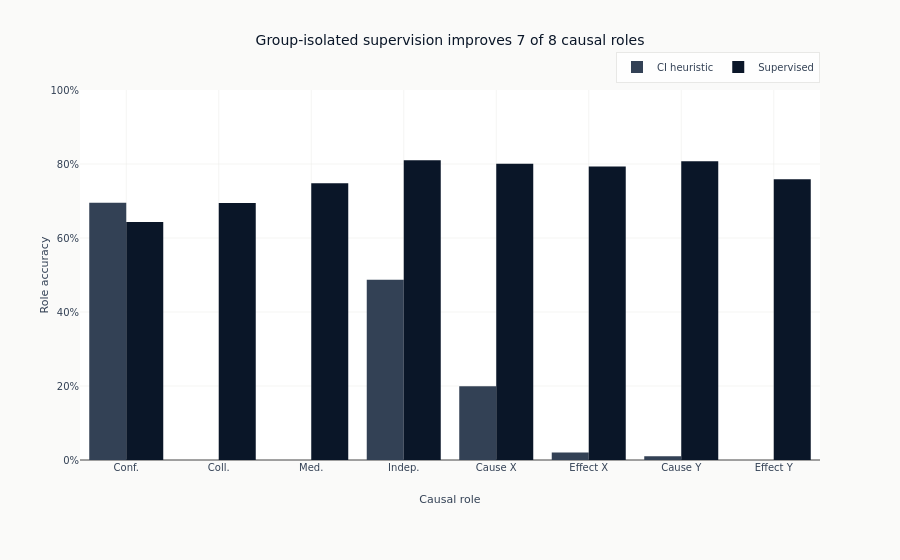

The notebook cell saved with this chart:
### Markdown cell above
### Supervision Helps Across Roles

Comparing each role on the same datasets reveals whether the aggregate gain is broad or driven by
one dominant class.

### Code cell
improved_count = int((per_category_df["Improvement"] > 0).sum())
fig = go.Figure()
for method, color in [("CI heuristic", COLORS["neutral"]), ("Supervised", COLORS["blue"])]:
    fig.add_trace(
        go.Bar(
            x=category_compact_labels,
            y=per_category_df[method].to_list(),
            name=method,
            marker_color=color,
        )
    )
fig.update_layout(
    title=f"Group-isolated supervision improves {improved_count} of 8 causal roles",
    xaxis_title="Causal role",
    yaxis_title="Role accuracy",
    yaxis=dict(range=[0, 1], tickformat=".0%"),
    barmode="group",
    margin=dict(b=100, t=90),
    legend=dict(orientation="h", yanchor="bottom", y=1.02, xanchor="right", x=1),
)
fig.show()

### Figure 1 — Plotly figure (JSON) as saved in the notebook; plotly's stock layout.template omitted (floating-point values rounded to 4 significant figures)
{"data": [{"marker": {"color": "#334155"}, "name": "CI heuristic", "type": "bar", "x": ["Conf.", "Coll.", "Med.", "Indep.", "Cause X", "Effect X", "Cause Y", "Effect Y"], "y": [0.6953, 0.0, 0.0, 0.4873, 0.1994, 0.01994, 0.0102, 0.0]}, {"marker": {"color": "#0a1628"}, "name": "Supervised", "type": "bar", "x": ["Conf.", "Coll.", "Med.", "Indep.", "Cause X", "Effect X", "Cause Y", "Effect Y"], "y": [0.6432, 0.6944, 0.748, 0.81, 0.8006, 0.7932, 0.8077, 0.7588]}], "layout": {"barmode": "group", "legend": {"orientation": "h", "x": 1, "xanchor": "right", "y": 1.02, "yanchor": "bottom"}, "margin": {"b": 100, "t": 90}, "title": {"text": "Group-isolated supervision improves 7 of 8 causal roles"}, "xaxis": {"title": {"text": "Causal role"}}, "yaxis": {"range": [0, 1], "tickformat": ".0%", "title": {"text": "Role accuracy"}}}}
